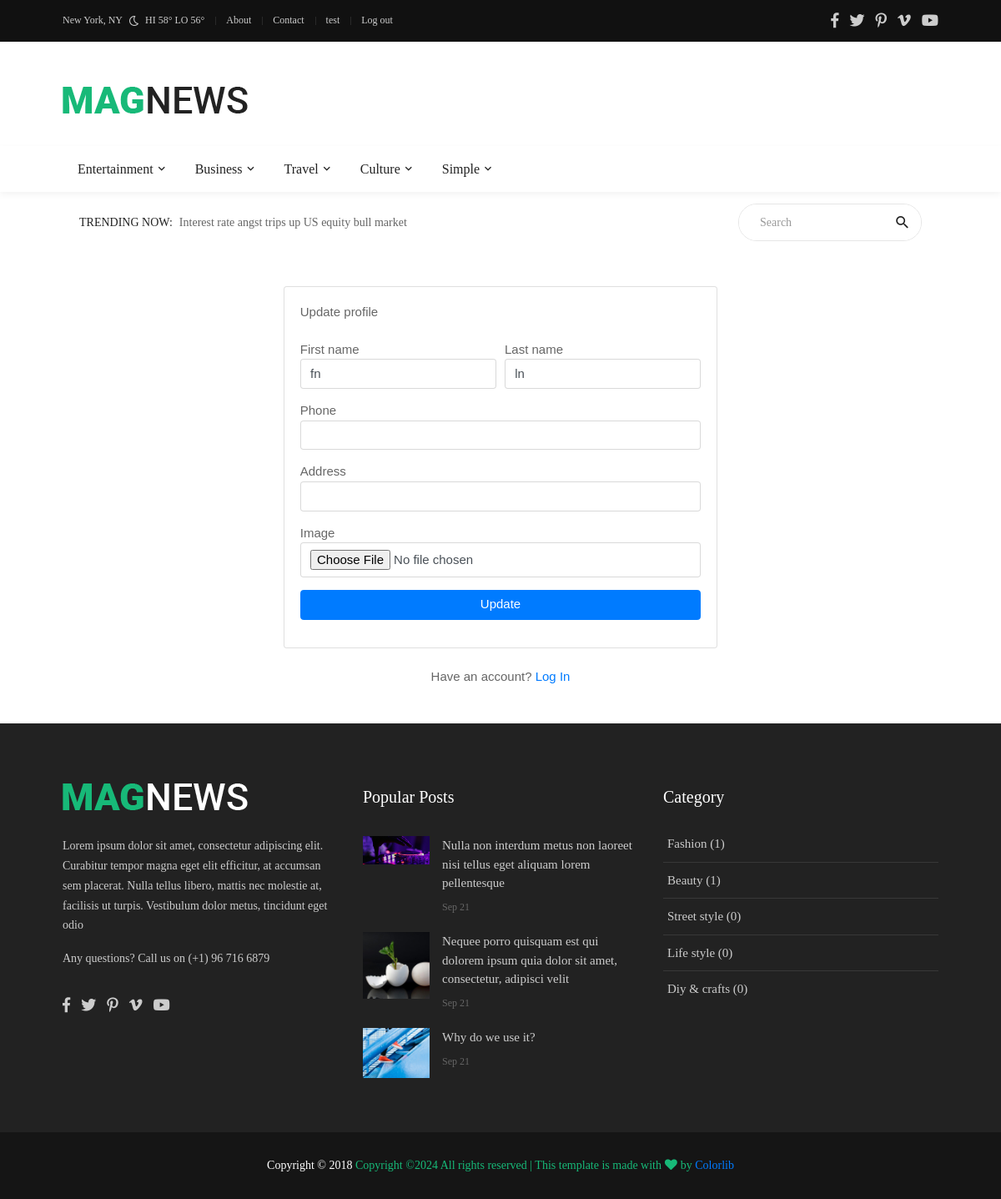
The app's page /accounts/profile/update/ (signed in), older data.
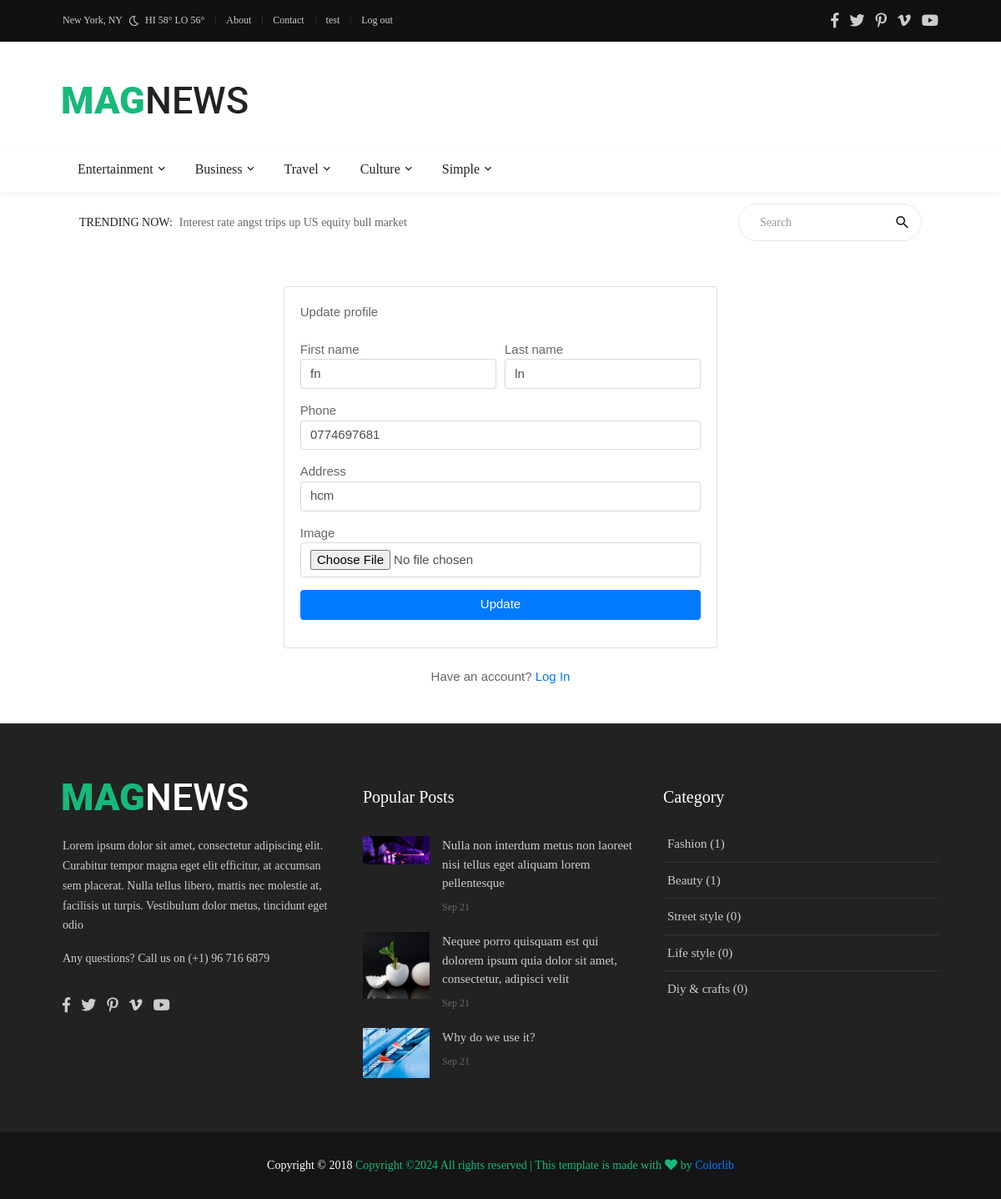
The same page, newer data.
### blog/models.py (models this page shows, shortened)
class CategoryParent(models.Model):
    title = models.CharField(max_length=100)

class Post(models.Model):
    user = models.ForeignKey(User, on_delete=models.CASCADE)
    category = models.ForeignKey(Category, on_delete=models.CASCADE)
    title = models.CharField(max_length=300)
    content = RichTextField()
    image = models.ImageField(upload_to='blog/images/', blank=False, null=False, validators=[FileExtensionValidator(['jpg', 'jpeg', 'png'])])
    created_at = models.DateTimeField(auto_now_add=True)
    updated_at = models.DateTimeField(auto_now=True)
    views = models.IntegerField(default=0)
    is_public = models.BooleanField(default=False)

class Category(models.Model):
    title = models.CharField(max_length=300)
    parent = models.ForeignKey(CategoryParent, on_delete=models.CASCADE, null=True)

### account/models.py (models this page shows, shortened)
class Customer(models.Model):
    user = models.OneToOneField(User, null=False, on_delete=models.CASCADE)
    image = models.ImageField(upload_to='customers/', null=True, blank=True, default='default.jpg')
    phone = models.CharField(max_length=20, null=True, blank=True)
    address = models.CharField(max_length=100, null=True, blank=True)

### account/views.py (the view)
# urls.py: path('profile/update/', views.update_profile, name='update_profile'),
def update_profile(request):
    if not request.user.is_authenticated:
        return redirect('user_login')
    if request.method == 'POST':
        u_form = UserUpdateForm(request.POST, instance=request.user)
        p_form = CustomerUpdateForm(request.POST, request.FILES, instance=request.user.customer)
        if u_form.is_valid() and p_form.is_valid():
            u_form.save()
            p_form.save()
            messages.success(request, f'Your account has been updated!')
            return redirect('user_profile')
    else:
        u_form = UserUpdateForm(instance=request.user)
        p_form = CustomerUpdateForm(instance=request.user.customer)
    context = {
        'u_form': u_form,
        'p_form': p_form
    }
    return render(request, 'account/update-profile.html', context=context)

### account/forms.py
class UserUpdateForm(forms.ModelForm):
    class Meta:
        model = User
        fields = ['first_name', 'last_name']

class CustomerUpdateForm(forms.ModelForm):
    image = forms.ImageField(widget=forms.FileInput)
    class Meta:
        model = Customer
        fields = ['phone', 'address', 'image']

### blog/context_processors.py (called while the page is built)
def categories_parents(request):
    categories = CategoryParent.objects.all()
    return {'cat_parents': categories}

def get_tags(request):
    tags = Tag.objects.all()
    return {'tags': tags}

def get_popular_posts(request):
    popular_posts = Post.objects.all().order_by('-views')[:4]
    return {'popular_posts': popular_posts}

def get_categories(request):
    categories = Category.objects.all()[:5]
    return {'categories': categories}

### templates/account/update-profile.html (shortened to what this page needs)
{% extends '../base.html' %}
{% block content %}
    {% load widget_tweaks %}
    <div class="card mx-auto" style="max-width:520px; margin-top:40px;">
        <article class="card-body">
            <header class="mb-4"><h4 class="card-title">Update profile</h4></header>
            <form method="POST" enctype="multipart/form-data">
                <div class="form-row">
                    <div class="col form-group">
                        <label>First name</label>
                        {{ u_form.first_name|add_class:"form-control" }}
                    </div>
                    <div class="col form-group">
                        <label>Last name</label>
                        {{ u_form.last_name|add_class:"form-control" }}
                    </div>
                </div>
                <div class="form-group">
                    <label>Phone</label>
                    {{ p_form.phone|add_class:"form-control" }}
                </div>
                <div class="form-group">
                    <label>Address</label>
                    {{ p_form.address|add_class:"form-control" }}
                </div>
                <div class="form-group">
                    <label>Image</label>
                    {{ p_form.image|add_class:"form-control" }}
                </div>
                <div class="form-group">
                    <button type="submit" class="btn btn-primary btn-block"> Update</button>
                </div>
            </form>
        </article>
    </div>
    <p class="text-center mt-4">Have an account? <a href="{% url 'user_login' %}">Log In</a></p>
    <br><br>
{% endblock %}

### templates/base.html (shortened to what this page needs)
{% load static %}
<!DOCTYPE html>
<html lang="en">
<head>
    <link rel="stylesheet" type="text/css" href="{% static 'vendor/bootstrap/css/bootstrap.min.css' %}">
    <link rel="stylesheet" type="text/css" href="{% static 'fonts/fontawesome-5.0.8/css/fontawesome-all.min.css' %}">
    <link rel="stylesheet" type="text/css" href="{% static 'fonts/iconic/css/material-design-iconic-font.min.css' %}">
    <link rel="stylesheet" type="text/css" href="{% static 'vendor/animate/animate.css' %}">
    <link rel="stylesheet" type="text/css" href="{% static 'vendor/css-hamburgers/hamburgers.min.css' %}">
    <link rel="stylesheet" type="text/css" href="{% static 'vendor/animsition/css/animsition.min.css' %}">
    <link rel="stylesheet" type="text/css" href="{% static 'css/util.min.css' %}">
    <link rel="stylesheet" type="text/css" href="{% static 'css/main.css' %}">
</head>
<body class="animsition">
	{% include 'partial/header.html' %}
	{% block content %}
    {% endblock %}
    {% include 'partial/footer.html' %}
</body>
</html>

### templates/partial/header.html (shortened to what this page needs)
{% load static %}
<header>
    <div class="container-menu-desktop">
        <div class="topbar">
            <div class="content-topbar container h-100">
                <div class="left-topbar">
						<span class="left-topbar-item flex-wr-s-c">
							<span>
								New York, NY
							</span>
							<img class="m-b-1 m-rl-8" src="{% static 'images/icons/icon-night.png' %}" alt="IMG">
							<span>
								HI 58° LO 56°
							</span>
						</span>
                    <a href="{% url 'about' %}" class="left-topbar-item">
                        About
                    </a>
                    <a href="{% url 'contact_us' %}" class="left-topbar-item">
                        Contact
                    </a>
                    {% if user.is_authenticated %}
                        <a class="left-topbar-item" href="{% url 'user_profile' %}">{{ user.username }}</a>
                        <a href="{% url 'user_logout' %}" class="left-topbar-item">
                            Log out
                        </a>
                    {% endif %}
                </div>
                <div class="right-topbar">
                    <a href="#">
                        <span class="fab fa-facebook-f"></span>
                    </a>
                    <a href="#">
                        <span class="fab fa-twitter"></span>
                    </a>
                    <a href="#">
                        <span class="fab fa-pinterest-p"></span>
                    </a>
                    <a href="#">
                        <span class="fab fa-vimeo-v"></span>
                    </a>
                    <a href="#">
                        <span class="fab fa-youtube"></span>
                    </a>
                </div>
            </div>
        </div>
        <div class="wrap-logo container">
            <div class="logo">
                <a href="{% url 'index' %}"><img src="{% static 'images/icons/logo-01.png' %}" alt="LOGO"></a>
            </div>
        </div>
        <div class="wrap-main-nav">
            <div class="main-nav">
                <nav class="menu-desktop">
                    <ul class="main-menu">
                        {% for cate_parent in cat_parents %}
                            <li class="mega-menu-item">
                                <a href="{% url 'category_parent_detail' cate_parent.id %}">{{ cate_parent.title|capfirst }}</a>
                            </li>
                        {% endfor %}
                    </ul>
                </nav>
            </div>
        </div>
    </div>
</header>
<div class="container">
    <div class="bg0 flex-wr-sb-c p-rl-20 p-tb-8">
        <div class="f2-s-1 p-r-30 size-w-0 m-tb-6 flex-wr-s-c">
				<span class="text-uppercase cl2 p-r-8">
					Trending Now:
				</span>
            <span class="dis-inline-block cl6 slide100-txt pos-relative size-w-0" data-in="fadeInDown"
                  data-out="fadeOutDown">
					<span class="dis-inline-block slide100-txt-item animated visible-false">
						Interest rate angst trips up US equity bull market
					</span>
				</span>
        </div>
        <form action="{% url 'search' %}" method="get" class="pos-relative size-a-2 bo-1-rad-22 of-hidden bocl11 m-tb-6">
                <input class="f1-s-1 cl6 plh9 s-full p-l-25 p-r-45" type="text" name="q" placeholder="Search">
                <button class="flex-c-c size-a-1 ab-t-r fs-20 cl2 hov-cl10 trans-03">
                    <i class="zmdi zmdi-search"></i>
                </button>
        </form>
    </div>
</div>

### templates/partial/footer.html (shortened to what this page needs)
{% load static %}
	<footer>
		<div class="bg2 p-t-40 p-b-25">
			<div class="container">
				<div class="row">
					<div class="col-lg-4 p-b-20">
						<div class="size-h-3 flex-s-c">
							<a href="index.html">
								<img class="max-s-full" src="{% static 'images/icons/logo-02.png' %}" alt="LOGO">
							</a>
						</div>
						<div>
							<p class="f1-s-1 cl11 p-b-16">
								Lorem ipsum dolor sit amet, consectetur adipiscing elit. Curabitur tempor magna eget elit efficitur, at accumsan sem placerat. Nulla tellus libero, mattis nec molestie at, facilisis ut turpis. Vestibulum dolor metus, tincidunt eget odio
							</p>
							<p class="f1-s-1 cl11 p-b-16">
								Any questions? Call us on (+1) 96 716 6879
							</p>
							<div class="p-t-15">
								<a href="#" class="fs-18 cl11 hov-cl10 trans-03 m-r-8">
									<span class="fab fa-facebook-f"></span>
								</a>
								<a href="#" class="fs-18 cl11 hov-cl10 trans-03 m-r-8">
									<span class="fab fa-twitter"></span>
								</a>
								<a href="#" class="fs-18 cl11 hov-cl10 trans-03 m-r-8">
									<span class="fab fa-pinterest-p"></span>
								</a>
								<a href="#" class="fs-18 cl11 hov-cl10 trans-03 m-r-8">
									<span class="fab fa-vimeo-v"></span>
								</a>
								<a href="#" class="fs-18 cl11 hov-cl10 trans-03 m-r-8">
									<span class="fab fa-youtube"></span>
								</a>
							</div>
						</div>
					</div>
					<div class="col-sm-6 col-lg-4 p-b-20">
						<div class="size-h-3 flex-s-c">
							<h5 class="f1-m-7 cl0">
								Popular Posts
							</h5>
						</div>
						<ul>
                            {% for post in popular_posts|slice:"3" %}
                            	<li class="flex-wr-sb-s p-b-20">
								<a href="{% url 'post_detail' post.id %}" class="size-w-4 wrap-pic-w hov1 trans-03">
									<img src="{{ post.image.url }}" alt="IMG">
								</a>
								<div class="size-w-5">
									<h6 class="p-b-5">
										<a href="#" class="f1-s-5 cl11 hov-cl10 trans-03">
                                            {{ post.title }}
										</a>
									</h6>
									<span class="f1-s-3 cl6">
										{{ post.created_at|date:"M d" }}
									</span>
								</div>
							</li>
                            {% endfor %}
						</ul>
					</div>
					<div class="col-sm-6 col-lg-4 p-b-20">
						<div class="size-h-3 flex-s-c">
							<h5 class="f1-m-7 cl0">
								Category
							</h5>
						</div>
						<ul class="m-t--12">
                            {% for category in categories|slice:"6" %}
                            	<li class="how-bor1 p-rl-5 p-tb-10">
								<a href="{% url 'category_detail' category.id %}" class="f1-s-5 cl11 hov-cl10 trans-03 p-tb-8">
                                    {{ category.title|capfirst }} ({{ category.post_set.count }})
								</a>
							</li>
                            {% endfor %}
						</ul>
					</div>
				</div>
			</div>
		</div>
		<div class="bg11">
			<div class="container size-h-4 flex-c-c p-tb-15">
				<span class="f1-s-1 cl0 txt-center">
					Copyright © 2018
					<a href="#" class="f1-s-1 cl10 hov-link1">
Copyright &copy;<script>document.write(new Date().getFullYear());</script> All rights reserved | This template is made with <i class="fa fa-heart" aria-hidden="true"></i> by <a href="https://colorlib.com" target="_blank">Colorlib</a>
				</span>
			</div>
		</div>
	</footer>

Row changes from the older to the newer data that the page shows:
changed Customer: phone (not shown) → "0774697681"; address (not shown) → "hcm"
